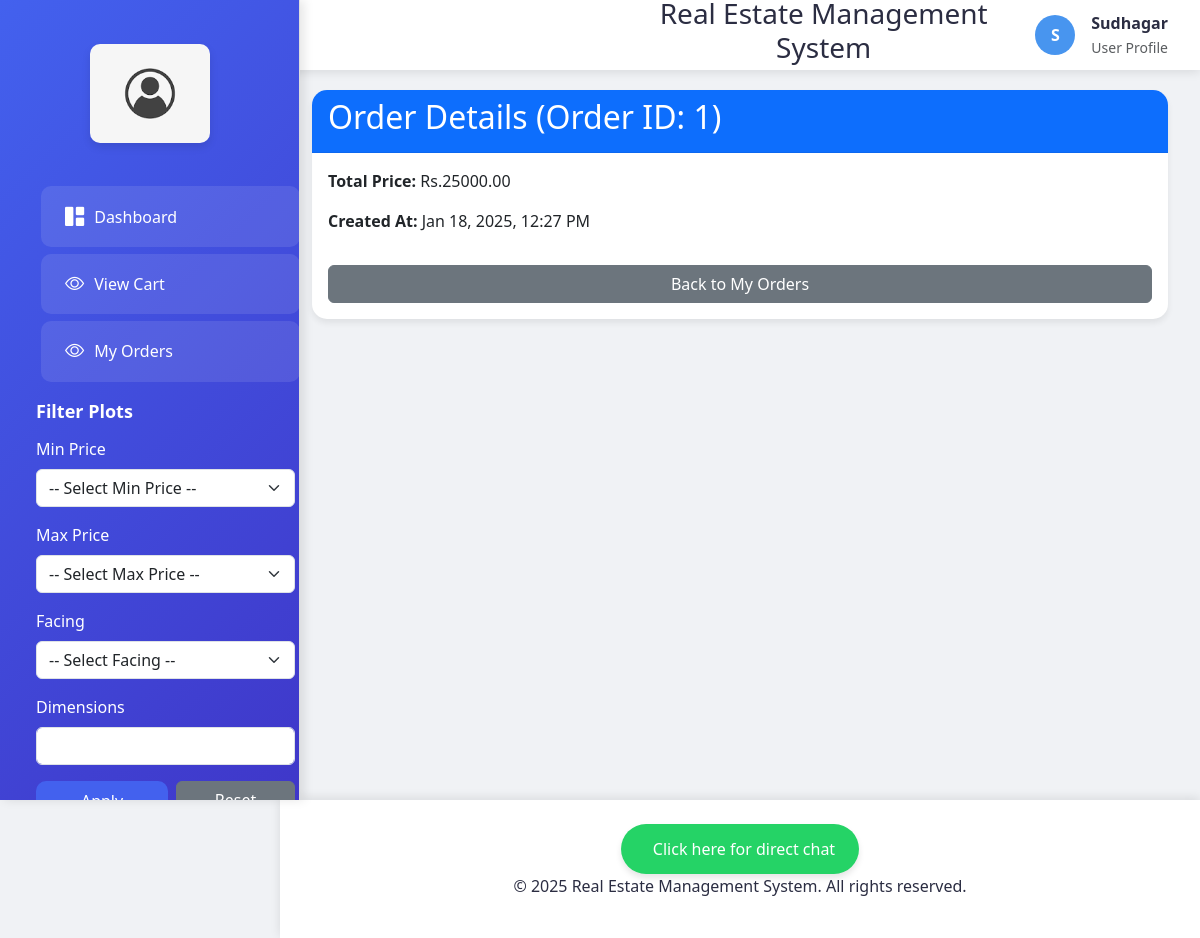
/order/1/ (signed in), run on the app's committed database.
### properties/models.py (models this page shows, shortened)
class Order(models.Model):
    user = models.ForeignKey(User, on_delete=models.CASCADE)  # ForeignKey to the User model
    total_price = models.DecimalField(max_digits=10, decimal_places=2)  # Total price of the order
    created_at = models.DateTimeField(default=timezone.now)
    class Meta:
        verbose_name = 'Order'
        verbose_name_plural = 'Orders'

### properties/views.py (the view)
# urls.py: path('order/<int:order_id>/', views.order_details, name='order_details'),  # Define the order_details route
@login_required
def order_details(request, order_id):
    order = get_object_or_404(Order, id=order_id, user=request.user)  # Ensure the order belongs to the logged-in user
    order_items = order.items.all()  # Fetch related OrderItem objects
    return render(request, 'order_details.html', {'order': order, 'order_items': order_items})

### properties/templates/order_details.html (shortened to what this page needs)
{% extends 'base.html' %}
{% block content %}
<div class="card">
    <div class="card-header bg-primary text-white">
        <h2>Order Details (Order ID: {{ order.id }})</h2>
    </div>
    <div class="card-body">
        <p><strong>Total Price:</strong> Rs.{{ order.total_price }}</p>
        <p><strong>Created At:</strong> {{ order.created_at|date:"M d, Y, H:i A" }}</p>
        <a href="{% url 'my_orders' %}" class="btn btn-secondary mt-3">Back to My Orders</a>
    </div>
</div>
{% endblock %}

### properties/templates/base.html (shortened to what this page needs)
{% load static %}
<!DOCTYPE html>
<html lang="en">
<head>
    <link href="https://cdn.jsdelivr.net/npm/bootstrap@5.3.0-alpha1/dist/css/bootstrap.min.css" rel="stylesheet">
    <link rel="stylesheet" href="https://cdn.jsdelivr.net/npm/bootstrap-icons@1.11.1/font/bootstrap-icons.css">
</head>
<body>
    <nav class="sidebar">
        <div class="logo-container">
            <img src="{% static 'images/logo4.png' %}" alt="Logo">
        </div>
        <div class="nav flex-column">
            <a class="nav-link active" href="{% url 'user_dashboard' %}">
                <i class="bi bi-grid-1x2-fill"></i>
                <span>Dashboard</span>
            </a>
            <a class="nav-link active" href="{% url 'view_cart' %}">
                <i class="bi bi-eye"></i>
                <span>View Cart</span>
            </a>
            <a class="nav-link active" href="{% url 'my_orders' %}">
                <i class="bi bi-eye"></i>
                <span>My Orders</span>
            </a>
            <div class="filter-section p-3">
                <h5 class="filter-title">Filter Plots</h5>
                <form method="GET" action="{% url 'user_dashboard' %}">
                    <div class="mb-3">
                        <label for="price_range_min" class="form-label">Min Price</label>
                        <select id="price_range_min" name="price_range_min" class="form-select">
                            <option value="">-- Select Min Price --</option>
                        </select>
                    </div>
                    <div class="mb-3">
                        <label for="price_range_max" class="form-label">Max Price</label>
                        <select id="price_range_max" name="price_range_max" class="form-select">
                            <option value="">-- Select Max Price --</option>
                        </select>
                    </div>
                    <div class="mb-3">
                        <label for="facing" class="form-label">Facing</label>
                        <select id="facing" name="facing" class="form-select">
                            <option value="">-- Select Facing --</option>
                        </select>
                    </div>
                    <div class="mb-3">
                        <label for="dimensions" class="form-label">Dimensions</label>
                        <input type="text" id="dimensions" name="dimensions" class="form-control" value="{{ dimensions }}">
                    </div>
                    <div class="d-flex gap-2">
                        <button type="submit" class="btn btn-primary">Apply Filter</button>
                        <a href="{% url 'user_dashboard' %}" class="btn btn-secondary">Reset</a>
                    </div>
                </form>
            </div>
        </div>
    </nav>
    <header class="main-header">
        <div class="header-content">
            <h3 class="text-center" style="margin-left:300px;">Real Estate Management System</h3>
            <div class="user-profile">
                <div class="user-avatar">
                    {{ user.username|make_list|first|upper }}
                </div>
                <div class="d-none d-md-block">
                    <div class="fw-bold">{{ user.username }}</div>
                    <small class="text-muted">User Profile</small>
                </div>
            </div>
        </div>
    </header>
    <main class="main-content">
        {% block content %}
        {% endblock %}
    </main>
<footer class="footer">
    <div class="footer-content">
        <a
            class="qlwapp-toggle whatsapp-link"
            href="https://web.whatsapp.com/send?phone=&amp;text=Hello!%20Istuti"
            target="_blank"
            role="button">
            <span>Click here for direct chat</span>
        </a>
        <p class="footer-text">&copy; 2025 Real Estate Management System. All rights reserved.</p>
    </div>
</footer>
</body>
</html>

### properties/templates/base.html (style rules this page uses)
:root { --primary-color: #4361ee; --secondary-color: #3f37c9; --accent-color: #4895ef; --text-color: #2b2d42; --bg-light: #f8f9fa; --sidebar-width: 280px; }
body { font-family: 'Segoe UI', system-ui, -apple-system, sans-serif; background-color: #f0f2f5; color: var(--text-color); }
.sidebar { position: fixed; top: 0; left: 0; height: 100vh; width: var(--sidebar-width); background: linear-gradient(135deg, var(--primary-color), var(--secondary-color)); color: white; padding-top: 1rem; z-index: 1000; box-shadow: 4px 0 10px rgba(0, 0, 0, 0.1); transition: all 0.3s ease; }
.sidebar .logo-container { padding: 1.5rem; text-align: center; margin-bottom: 1rem; }
.sidebar .logo-container img { width: 120px; height: auto; border-radius: 10px; box-shadow: 0 4px 8px rgba(0, 0, 0, 0.1); }
.nav-link { color: rgba(255, 255, 255, 0.8); padding: 1rem 1.5rem; margin: 0.2rem 1rem; border-radius: 10px; transition: all 0.3s ease; display: flex; align-items: center; gap: 10px; }
.nav-link:hover, .nav-link.active { background-color: rgba(255, 255, 255, 0.1); color: white; transform: translateX(5px); }
.nav-link i { font-size: 1.2rem; }
.main-header { position: fixed; top: 0; right: 0; left: var(--sidebar-width); height: 70px; background: white; box-shadow: 0 2px 10px rgba(0, 0, 0, 0.1); z-index: 999; padding: 0 2rem; }
.header-content { display: flex; justify-content: space-between; align-items: center; height: 100%; }
.user-profile { display: flex; align-items: center; gap: 1rem; }
.user-avatar { width: 40px; height: 40px; border-radius: 50%; background: var(--accent-color); color: white; display: flex; align-items: center; justify-content: center; font-weight: bold; }
.main-content { margin-left: var(--sidebar-width); padding: 90px 2rem 2rem; min-height: 100vh; }
.card { border: none; border-radius: 15px; box-shadow: 0 4px 6px rgba(0, 0, 0, 0.07); transition: transform 0.3s ease; }
.card-header { background-color: white; border-bottom: 1px solid rgba(0, 0, 0, 0.05); border-radius: 15px 15px 0 0 !important; }
.footer { margin-left: var(--sidebar-width); padding: 1.5rem; background: white; text-align: center; box-shadow: 0 -2px 10px rgba(0, 0, 0, 0.1); }
.btn-primary { background: var(--primary-color); border: none; border-radius: 10px; padding: 0.5rem 1.5rem; transition: all 0.3s ease; }
.sidebar { width: 300px; background-color: #f8f9fa; border-right: 1px solid #ddd; position: fixed; top: 0; left: 0; height: 100vh; overflow-y: auto; padding: 20px; }
.filter-section { margin-bottom: 20px; }
.filter-title { font-size: 18px; font-weight: bold; margin-bottom: 15px; }
.btn { width: 100%; }
.footer .whatsapp-link { display: inline-flex; align-items: center; gap: 0.5rem; background-color: #25d366; color: white; font-size: 1rem; font-weight: 500; padding: 0.8rem 1.5rem; border-radius: 30px; text-decoration: none; transition: all 0.3s ease; box-shadow: 0 4px 6px rgba(0, 0, 0, 0.1); }

### data on the page
Order: id "1", total_price "25000.00", created_at "Jan 18, 2025, 12:27 PM"

### other printed values
{{ user.username|make_list|first|upper }} "S"
{{ user.username }} "Sudhagar"
